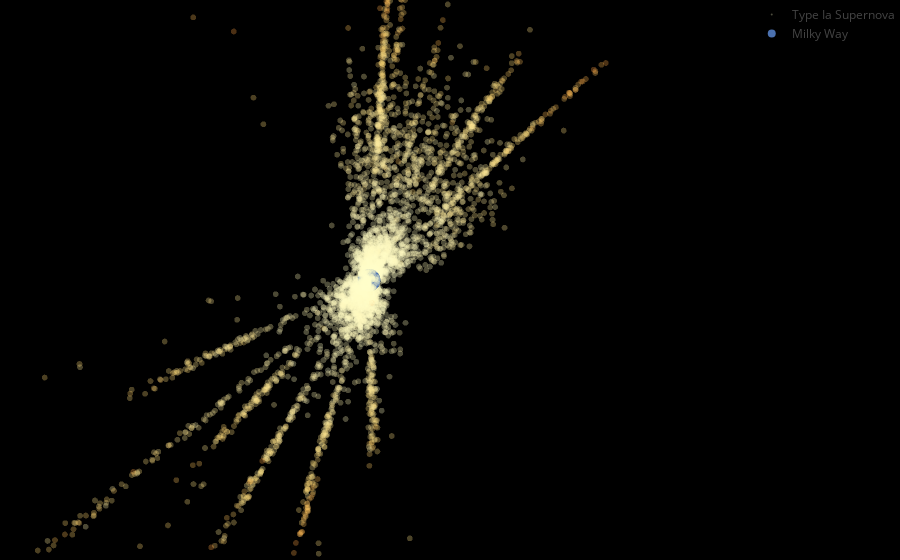

Notebook source saved alongside this figure:
### Code cell
# Defining hovertext for dynamic 3D plot
list_hoverinfo = []
for index, row in SN_Ia_data[SN_Ia_data["redshift"]>0].iterrows():
    list_hoverinfo.append("Distance: %.1f Mpc <br>Redshift: %.3f <br>Declination: %.3f <br>Right Ascension: %.3f" % (row["distance_maxappmag"]/10**6, row["redshift"], row["declination"]*360/(2*math.pi)-90, row["right_ascension"]*360/(2*math.pi)))

# Plotting 3D position of type Ia supernovae (for SN with known redshift)
trace1 = go.Scatter3d(
    x=SN_Ia_data[SN_Ia_data["redshift"]>0]["x_carth"],
    y=SN_Ia_data[SN_Ia_data["redshift"]>0]["y_carth"],
    z=SN_Ia_data[SN_Ia_data["redshift"]>0]["z_carth"],
    mode='markers',
    marker=dict(
        size=2,
        color=-SN_Ia_data[SN_Ia_data["redshift"]>0]["redshift"],
        colorscale='YlOrRd',
        opacity=0.3
    ),
    name='Type Ia Supernova',
    text = list_hoverinfo,
    hoverinfo = "text",
)

# Plotting position of Milky Way
trace2 = go.Scatter3d(x=[0],y=[0],z=[0], name='Milky Way', mode = "markers", marker=dict(color=pal.as_hex()[0]))


data = [trace1, trace2]

# Removing axes
axis=dict(autorange = False,
          showbackground=False,
          showline=False,
          zeroline=False,
          showgrid=False,
          showticklabels=False,
          range = [-5000, 5000],
          title=''
          )

# Defining default camera view
camera = dict(
    up=dict(x=1.0, y=0.5, z=0),
    center=dict(x=0, y=0,z = 0),
    eye=dict(x=-0.3, y=0.1, z=0.5)
)

layout = go.Layout(paper_bgcolor='rgba(0,0,0,1)',
                   margin=dict(l=0, r=0, b=0, t=0),
                   scene=dict(xaxis=dict(axis),
                              yaxis=dict(axis),
                              zaxis=dict(axis),
                              camera=camera),
                  )

fig = go.Figure(data=data, layout=layout)

plotly.offline.init_notebook_mode(connected = True)
plotly.offline.iplot(fig)

### Figure 1 — Plotly figure (JSON) as saved in the notebook; plotly's stock layout.template omitted (floating-point values rounded to 4 significant figures; data arrays with more than 128 entries replaced by an {"elided": "..."} marker saying what was removed)
{"data": [{"hoverinfo": "text", "marker": {"color": {"elided": "4819 float values"}, "colorscale": "YlOrRd", "opacity": 0.3, "size": 2}, "mode": "markers", "name": "Type Ia Supernova", "text": {"elided": "4819 str values"}, "type": "scatter3d", "uid": "23223e1a-c5c7-11e8-906e-d8fc93155f8f", "x": {"elided": "4819 float values"}, "y": {"elided": "4819 float values"}, "z": {"elided": "4819 float values"}}, {"marker": {"color": "#4c72b0"}, "mode": "markers", "name": "Milky Way", "type": "scatter3d", "uid": "23223e1b-c5c7-11e8-9ffd-d8fc93155f8f", "x": [0], "y": [0], "z": [0]}], "layout": {"margin": {"b": 0, "l": 0, "r": 0, "t": 0}, "paper_bgcolor": "rgba(0,0,0,1)", "scene": {"camera": {"center": {"x": 0, "y": 0, "z": 0}, "eye": {"x": -0.3, "y": 0.1, "z": 0.5}, "up": {"x": 1, "y": 0.5, "z": 0}}, "xaxis": {"autorange": false, "range": [-5000, 5000], "showbackground": false, "showgrid": false, "showline": false, "showticklabels": false, "title": "", "zeroline": false}, "yaxis": {"autorange": false, "range": [-5000, 5000], "showbackground": false, "showgrid": false, "showline": false, "showticklabels": false, "title": "", "zeroline": false}, "zaxis": {"autorange": false, "range": [-5000, 5000], "showbackground": false, "showgrid": false, "showline": false, "showticklabels": false, "title": "", "zeroline": false}}}}
